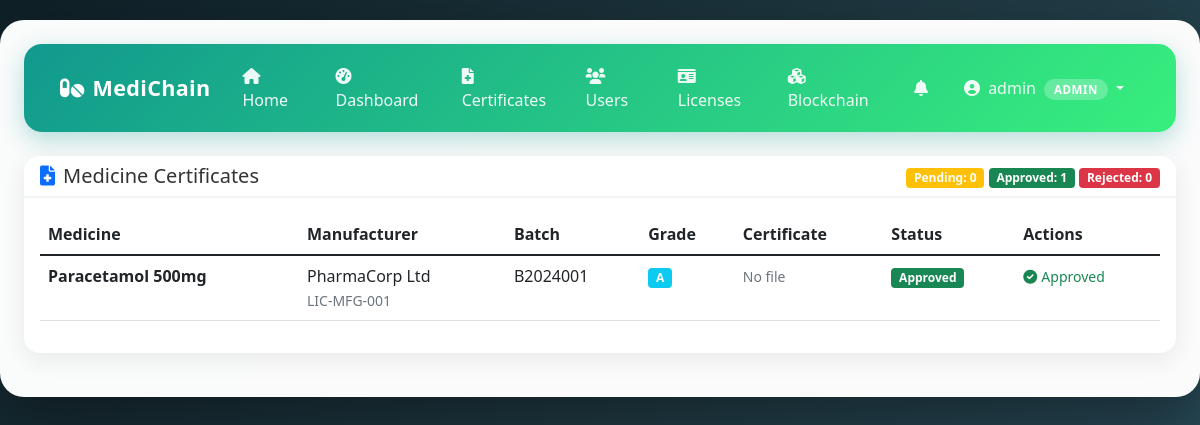
The page /admin/manage-certificates (signed in) on the database its author committed.
### app.py (models this page shows, shortened)
class User(UserMixin, db.Model):
    id = db.Column(db.Integer, primary_key=True)
    username = db.Column(db.String(80), unique=True, nullable=False)
    email = db.Column(db.String(120), unique=True, nullable=False)
    password_hash = db.Column(db.String(200), nullable=False)
    role = db.Column(db.String(20), nullable=False)
    license_number = db.Column(db.String(100), unique=True)
    company_name = db.Column(db.String(150))
    phone = db.Column(db.String(20))
    address = db.Column(db.Text)
    is_approved = db.Column(db.Boolean, default=True)
    is_active = db.Column(db.Boolean, default=True)
    created_at = db.Column(db.DateTime, default=datetime.utcnow)
    wallet_balance = db.Column(db.Float, default=100000.0)

class MedicineCertificate(db.Model):
    id = db.Column(db.Integer, primary_key=True)
    manufacturer_id = db.Column(db.Integer, db.ForeignKey('user.id'), nullable=False)
    product_name = db.Column(db.String(150), nullable=False)
    batch_number = db.Column(db.String(50), nullable=False)
    certificate_file = db.Column(db.String(500))
    certificate_filename = db.Column(db.String(200))
    quality_grade = db.Column(db.String(20))
    test_results = db.Column(db.Text)
    issue_date = db.Column(db.DateTime, default=datetime.utcnow)
    expiry_date = db.Column(db.DateTime)
    status = db.Column(db.String(20), default='pending')
    approved_by = db.Column(db.Integer, db.ForeignKey('user.id'))
    approved_at = db.Column(db.DateTime)
    rejection_reason = db.Column(db.Text)
    created_at = db.Column(db.DateTime, default=datetime.utcnow)
    manufacturer = db.relationship('User', foreign_keys=[manufacturer_id])
    approver = db.relationship('User', foreign_keys=[approved_by])

### app.py (the view)
@app.route('/admin/manage-certificates')
@login_required
@admin_required
def manage_certificates():
    certificates = MedicineCertificate.query.order_by(MedicineCertificate.created_at.desc()).all()
    return render_template('admin/manage_certificates.html', certificates=certificates)

### app.py (called while the page is built)
@login_manager.user_loader
def load_user(user_id):
    return User.query.get(int(user_id))

def admin_required(f):
    @wraps(f)
    def decorated_function(*args, **kwargs):
        if not current_user.is_authenticated or current_user.role != 'admin':
            flash('Admin access required.', 'danger')
            return redirect(url_for('dashboard'))
        return f(*args, **kwargs)
    return decorated_function

@app.context_processor
def utility_processor():
    return dict(
        User=User, MedicineProduct=MedicineProduct, MedicineCertificate=MedicineCertificate,
        PharmacyRequest=PharmacyRequest, UserOrder=UserOrder,
        MedicineReview=MedicineReview, Notification=Notification,
        PaymentReceipt=PaymentReceipt, LANGUAGES=LANGUAGES
    )

### templates/admin/manage_certificates.html (shortened to what this page needs)
{% extends "base.html" %}
{% block content %}
<div class="card">
    <div class="card-header d-flex justify-content-between align-items-center">
        <h5 class="mb-0"><i class="fas fa-file-medical me-2 text-primary"></i>Medicine Certificates</h5>
        <div>
            <span class="badge bg-warning">Pending: {{ certificates|selectattr('status', 'equalto', 'pending')|list|length }}</span>
            <span class="badge bg-success">Approved: {{ certificates|selectattr('status', 'equalto', 'approved')|list|length }}</span>
            <span class="badge bg-danger">Rejected: {{ certificates|selectattr('status', 'equalto', 'rejected')|list|length }}</span>
        </div>
    </div>
    <div class="card-body">
        <div class="table-responsive">
            <table class="table table-hover">
                <thead>
                    <tr>
                        <th>Medicine</th>
                        <th>Manufacturer</th>
                        <th>Batch</th>
                        <th>Grade</th>
                        <th>Certificate</th>
                        <th>Status</th>
                        <th>Actions</th>
                    </tr>
                </thead>
                <tbody>
                    {% for cert in certificates %}
                    <tr>
                        <td><strong>{{ cert.product_name }}</strong></td>
                        <td>
                            {{ cert.manufacturer.company_name or cert.manufacturer.username }}
                            <br><small class="text-muted">{{ cert.manufacturer.license_number }}</small>
                        </td>
                        <td>{{ cert.batch_number }}</td>
                        <td><span class="badge bg-info">{{ cert.quality_grade }}</span></td>
                        <td>
                            {% if cert.certificate_file %}
                                <a href="{{ url_for('admin_view_certificate', cert_id=cert.id) }}"
                                   class="btn btn-sm btn-outline-primary">
                                    <i class="fas fa-eye me-1"></i>View
                                </a>
                                <a href="{{ url_for('download_certificate', cert_id=cert.id) }}"
                                   class="btn btn-sm btn-outline-secondary">
                                    <i class="fas fa-download"></i>
                                </a>
                            {% else %}
                                <span class="text-muted small">No file</span>
                            {% endif %}
                        </td>
                        <td>
                            <span class="badge bg-{% if cert.status == 'approved' %}success{% elif cert.status == 'pending' %}warning{% else %}danger{% endif %}">
                                {{ cert.status|title }}
                            </span>
                        </td>
                        <td>
                            {% if cert.status == 'pending' %}
                                <a href="{{ url_for('approve_certificate', cert_id=cert.id) }}"
                                   class="btn btn-sm btn-success"
                                   onclick="return confirm('Approve this certificate?')">
                                    <i class="fas fa-check me-1"></i>Approve
                                </a>
                                <button class="btn btn-sm btn-danger"
                                        onclick="openRejectModal({{ cert.id }}, '{{ cert.product_name }}')">
                                    <i class="fas fa-times me-1"></i>Reject
                                </button>
                            {% else %}
                                <small class="text-success">
                                    <i class="fas fa-check-circle me-1"></i>Approved
                                </small>
                            {% endif %}
                        </td>
                    </tr>
                    {% else %}
                    <tr>
                        <td colspan="7" class="text-center text-muted py-4">
                            No certificates yet.
                        </td>
                    </tr>
                    {% endfor %}
                </tbody>
            </table>
        </div>
    </div>
</div>
{% endblock %}

### templates/base.html (shortened to what this page needs)
<!DOCTYPE html>
<html lang="en">
<head>
    <link href="https://cdn.jsdelivr.net/npm/bootstrap@5.1.3/dist/css/bootstrap.min.css" rel="stylesheet">
    <link rel="stylesheet" href="https://cdnjs.cloudflare.com/ajax/libs/font-awesome/6.0.0/css/all.min.css">
</head>
<body>
    <div class="container-fluid main-container">
        <nav class="navbar navbar-expand-lg navbar-custom">
            <div class="container-fluid">
                <a class="navbar-brand" href="{{ url_for('index') }}">
                    <i class="fas fa-pills me-2"></i>MediChain
                </a>
                <div class="collapse navbar-collapse" id="navbarNav">
                    <ul class="navbar-nav me-auto">
                        <li class="nav-item">
                            <a class="nav-link" href="{{ url_for('index') }}">
                                <i class="fas fa-home me-1"></i>Home
                            </a>
                        </li>
                        {% if current_user.is_authenticated %}
                            <li class="nav-item">
                                <a class="nav-link" href="{{ url_for('dashboard') }}">
                                    <i class="fas fa-tachometer-alt me-1"></i>Dashboard
                                </a>
                            </li>
                            {% if current_user.role == 'admin' %}
                                <li class="nav-item"><a class="nav-link" href="{{ url_for('manage_certificates') }}"><i class="fas fa-file-medical me-1"></i>Certificates</a></li>
                                <li class="nav-item"><a class="nav-link" href="{{ url_for('manage_users') }}"><i class="fas fa-users me-1"></i>Users</a></li>
                                <li class="nav-item"><a class="nav-link" href="{{ url_for('admin_licenses') }}"><i class="fas fa-id-card me-1"></i>Licenses</a></li>
                            {% endif %}
                            <li class="nav-item">
                                <a class="nav-link" href="{{ url_for('blockchain_explorer') }}">
                                    <i class="fas fa-cubes me-1"></i>Blockchain
                                </a>
                            </li>
                        {% endif %}
                    </ul>
                    <ul class="navbar-nav">
                        {% if current_user.is_authenticated %}
                            <li class="nav-item position-relative">
                                <a class="nav-link" href="{{ url_for('view_notifications') }}">
                                    <i class="fas fa-bell me-1"></i>
                                </a>
                            </li>
                            <li class="nav-item dropdown">
                                <a class="nav-link dropdown-toggle" href="#" id="userDropdown" role="button" data-bs-toggle="dropdown">
                                    <i class="fas fa-user-circle me-1"></i>
                                    {{ current_user.username }}
                                    <span class="role-badge ms-1">{{ current_user.role }}</span>
                                </a>
                            </li>
                        {% else %}
                            <li class="nav-item"><a class="nav-link" href="{{ url_for('login') }}"><i class="fas fa-sign-in-alt me-1"></i>Login</a></li>
                            <li class="nav-item"><a class="nav-link" href="{{ url_for('register') }}"><i class="fas fa-user-plus me-1"></i>Register</a></li>
                        {% endif %}
                    </ul>
                </div>
            </div>
        </nav>
        {% block content %}{% endblock %}
    </div>
</body>
</html>

### templates/base.html (style rules this page uses)
:root { --primary: #11998e; --primary-dark: #0d7a70; --accent: #38ef7d; --dark: #1a1f36; --light: #f8fafc; }
* { box-sizing: border-box; }
body { background: linear-gradient(135deg, #0f2027 0%, #203a43 50%, #2c5364 100%); min-height: 100vh; font-family: 'Segoe UI', Tahoma, Geneva, Verdana, sans-serif; color: #333; }
.main-container { background: rgba(255, 255, 255, 0.98); border-radius: 24px; padding: 24px; margin: 20px auto; box-shadow: 0 25px 70px rgba(0,0,0,0.4); max-width: 1400px; }
.navbar-custom { background: linear-gradient(135deg, var(--primary) 0%, var(--accent) 100%); border-radius: 18px; padding: 12px 24px; margin-bottom: 24px; box-shadow: 0 8px 25px rgba(17,153,142,0.3); }
.navbar-brand { color: white !important; font-weight: 700; font-size: 1.35rem; letter-spacing: 0.3px; }
.navbar-custom .nav-link { color: rgba(255,255,255,0.92) !important; font-weight: 500; padding: 8px 16px !important; border-radius: 10px; transition: all 0.25s; }
.card { border-radius: 16px; border: none; box-shadow: 0 6px 24px rgba(0,0,0,0.08); transition: all 0.3s; margin-bottom: 20px; }
.card-header { border-radius: 16px 16px 0 0 !important; background: white; border-bottom: 2px solid #f1f3f5; font-weight: 600; }
.role-badge { background: rgba(255,255,255,0.25); color: white; padding: 3px 10px; border-radius: 12px; font-size: 0.72rem; font-weight: 600; text-transform: uppercase; letter-spacing: 0.5px; }

### rows shown on the page
User: username "admin", role "ADMIN"
MedicineCertificate: product_name "Paracetamol 500mg", manufacturer "PharmaCorp Ltd", manufacturer.license_number "LIC-MFG-001", batch_number "B2024001", quality_grade "A", shows "No file", status "Approved"

### other values the page prints
{{ certificates|selectattr('status', 'equalto', 'pending')|list|length }} "0"
{{ certificates|selectattr('status', 'equalto', 'approved')|list|length }} "1"
{{ certificates|selectattr('status', 'equalto', 'rejected')|list|length }} "0"
